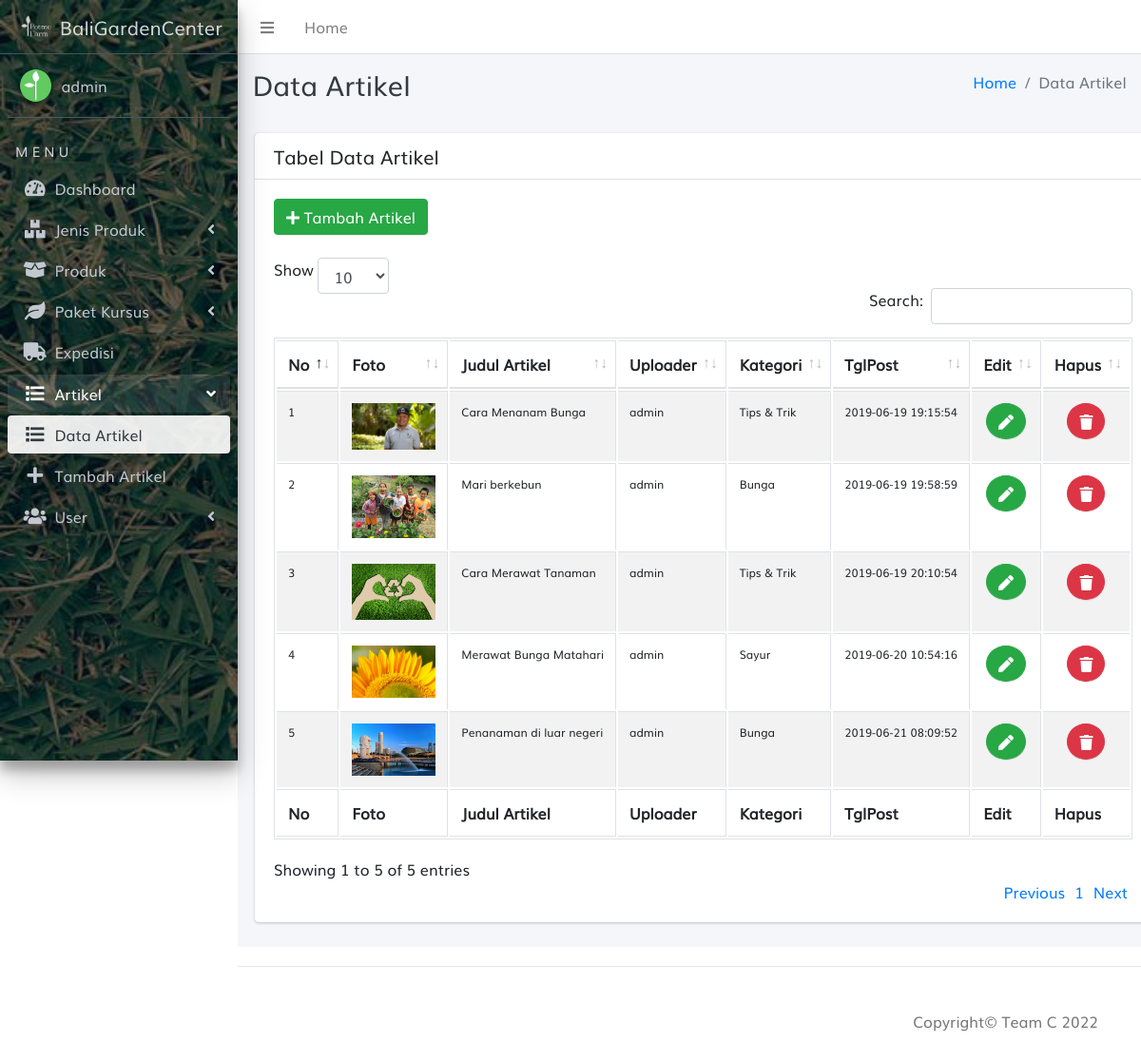
The app's page /pages/dataartikel.php (signed in) with its own data.
### tables this page shows
CREATE TABLE `tbartikel` (
  `KodeArtikel` int(30) NOT NULL,
  `JudulArtikel` varchar(32) NOT NULL,
  `Uploader` varchar(100) NOT NULL,
  `Kategori` varchar(50) NOT NULL,
  `TglPost` datetime NOT NULL DEFAULT CURRENT_TIMESTAMP,
  `IsiArtikel` text NOT NULL,
  `Foto` varchar(255) NOT NULL
);

CREATE TABLE `tbuser` (
  `KodeUser` int(155) NOT NULL,
  `Username` varchar(155) NOT NULL,
  `Password` varchar(155) NOT NULL,
  `NamaLengkap` varchar(155) NOT NULL,
  `Alamat` varchar(155) NOT NULL,
  `Telp` varchar(155) NOT NULL,
  `Email` varchar(155) NOT NULL,
  `Foto` varchar(155) NOT NULL DEFAULT 'unknown.png',
  `Level` varchar(155) NOT NULL,
  `StatusUser` varchar(155) NOT NULL,
  `SecurityQuestion` int(10) NOT NULL,
  `SecurityAnswer` varchar(255) NOT NULL
);

### process/process.php (called while the page is built, shortened)
<?php
    class start
    {
        function __construct(){
  			$this->cnt = mysqli_connect("localhost","root","","db_potmefarm");
            if (!empty($_COOKIE['Username'])) {
                $kod = $_COOKIE['KodeUser'];
                $sql = mysqli_query($this->cnt,"SELECT * FROM tbuser WHERE KodeUser = '$kod'");
                $res = mysqli_fetch_array($sql);
            }
        }
    }
?>

### pages/dataartikel.php (the view, shortened to what this page needs)
<!DOCTYPE html>
<html lang="en">
<?php
  include'../layouts/head.php';
?>
<body class="hold-transition sidebar-mini">
<div class="wrapper">
  <?php include'../layouts/adminNavbar.php'; ?>
  <?php include '../layouts/aside.php'; ?>
  <div class="content-wrapper" style="overflow: auto;">
    <div class="content-header">
      <div class="container-fluid">
        <div class="row mb-2">
          <div class="col-sm-6">
            <h1 class="m-0 text-dark">Data Artikel</h1>
          </div>
          <div class="col-sm-6">
            <ol class="breadcrumb float-sm-right">
              <li class="breadcrumb-item"><a href="#">Home</a></li>
              <li class="breadcrumb-item active">Data Artikel</li>
            </ol>
          </div>
        </div>
      </div>
    </div>
    <section class="content">
      <div class="container-fluid" style="width:1060px;">
        <div class="row" style="padding: 10px;">
          <div class="card">
            <div class="card-header">
              <h3 class="card-title">Tabel Data Artikel</h3>
            </div>
            <div class="card-body">
              <a href="tambahartikel.php"><button type="button" class="btn btn-success btn-md"><i class="fa fa-plus"></i> Tambah Artikel</button></a><br><br>
              <table id="example1" class="table table-bordered table-striped" width="auto">
                <thead>
                <tr>
                  <th>No</th>
                  <th width="70px">Foto</th>
                  <th>Judul Artikel</th>
                  <th>Uploader</th>
                  <th>Kategori</th>
                  <th>TglPost</th>
                  <th>Edit</th>
                  <th>Hapus</th>
                </tr>
                </thead>
                <tbody>
                  <?php
                    $no = 0;
                    $sql = mysqli_query($process->cnt,"SELECT * FROM tbartikel");
                    while ($res = mysqli_fetch_array($sql)) {
                      $confirmDelete = 'confirmDelete'.$no;
                      $Kategori = ['','Tips & Trik','Bunga','Sayur','Buah','Lifestyle'];
                      $no++;
                      echo "
                        <tr>
                          <td>".$no."</td>
                          <td><img src='../public/img/artikel/".$res['Foto']."' width='100%'></td>
                          <td>".$res['JudulArtikel']."</td>
                          <td>";
                            $Uploader = $res['Uploader'];
                            $sqlx = mysqli_query($process->cnt,"SELECT * FROM tbuser WHERE KodeUser = '$Uploader'");
                            $resx = mysqli_fetch_array($sqlx);
                            echo (!empty($resx['Username'])) ? $resx['Username'] : 'Unknown';
                          echo "</td>
                          <td>".$Kategori[$res['Kategori']]."</td>
                          <td>".$res['TglPost']."</td>
                          <td align='center'>
                            <a href='editartikel.php?KodeArtikel=".$res['KodeArtikel']."'>
                              <button class='btn btn-success' data-toggle='modal' style='border-radius:50%;' title='Edit'>
                                <i class='fa fa-pen'></i>
                              </button>
                            </a>
                            </td>
                            <td align='center'>
                            <form action='../process/handler.php?action=hapusartikel' method='post'>
                              <input type='hidden' name='KodeArtikel' value='".$res['KodeArtikel']."'>
                              <button type='button' onclick='wantDelete(`$confirmDelete`)' class='btn btn-danger' style='border-radius:50%;'  title='Hapus'><i class='fa fa-trash'></i></button>
                              <button type='submit' name='submit' class='none' id='confirmDelete".$no."'></button>
                            </form>
                          </td>
                        </tr>
                      ";
                    }
                  ?>
                </tbody>
                <tfoot>
                <tr>
                  <th>No</th>
                  <th width="70px">Foto</th>
                  <th>Judul Artikel</th>
                  <th>Uploader</th>
                  <th>Kategori</th>
                  <th>TglPost</th>
                  <th>Edit</th>
                  <th>Hapus</th>
                </tr>
                </tfoot>
              </table>
            </div>
          </div>
        </div>
    </section>
  </div>
  </div>
  <?php include'../layouts/footer.php' ?>
</body>
</html>

### public/css/main.css (style rules this page uses)
* { font-family: 'Muli', sans-serif; scroll-behavior: smooth; }
a { text-decoration: none; }

### pages/dataartikel.php (style rules this page uses)
table td { font-size: 12px; }

### records on screen
tbartikel: Foto (picture), JudulArtikel "Cara Menanam Bunga", tbuser.Username "admin", Kategori "Tips & Trik", TglPost "2019-06-19 19:15:54"
tbartikel: Foto (picture), JudulArtikel "Mari berkebun", tbuser.Username "admin", Kategori "Bunga", TglPost "2019-06-19 19:58:59"
tbartikel: Foto (picture), JudulArtikel "Cara Merawat Tanaman", tbuser.Username "admin", Kategori "Tips & Trik", TglPost "2019-06-19 20:10:54"
tbartikel: Foto (picture), JudulArtikel "Merawat Bunga Matahari", tbuser.Username "admin", Kategori "Sayur", TglPost "2019-06-20 10:54:16"
tbartikel: Foto (picture), JudulArtikel "Penanaman di luar negeri", tbuser.Username "admin", Kategori "Bunga", TglPost "2019-06-21 08:09:52"

### other values on screen
$_COOKIE['Username'] "admin"
